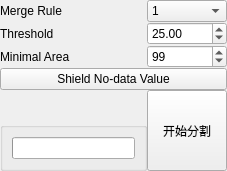
<?xml version="1.0" encoding="UTF-8"?>
<ui version="4.0">
 <class>FormMST</class>
 <widget class="QWidget" name="FormMST">
  <property name="geometry">
   <rect>
    <x>0</x>
    <y>0</y>
    <width>227</width>
    <height>171</height>
   </rect>
  </property>
  <property name="windowTitle">
   <string>Form</string>
  </property>
  <layout class="QGridLayout" name="gridLayout">
   <property name="leftMargin">
    <number>0</number>
   </property>
   <property name="topMargin">
    <number>0</number>
   </property>
   <property name="rightMargin">
    <number>0</number>
   </property>
   <property name="bottomMargin">
    <number>0</number>
   </property>
   <property name="spacing">
    <number>0</number>
   </property>
   <item row="6" column="0">
    <widget class="QGroupBox" name="groupBox">
     <layout class="QVBoxLayout" name="verticalLayout">
      <item>
       <widget class="QProgressBar" name="progressBar"/>
      </item>
     </layout>
    </widget>
   </item>
   <item row="2" column="0">
    <widget class="QLabel" name="label_3">
     <property name="text">
      <string>Minimal Area</string>
     </property>
    </widget>
   </item>
   <item row="2" column="1">
    <widget class="QSpinBox" name="spinBoxMinArea">
     <property name="maximum">
      <number>1000</number>
     </property>
     <property name="value">
      <number>99</number>
     </property>
    </widget>
   </item>
   <item row="0" column="0">
    <widget class="QLabel" name="label">
     <property name="text">
      <string>Merge Rule</string>
     </property>
    </widget>
   </item>
   <item row="1" column="0">
    <widget class="QLabel" name="label_2">
     <property name="text">
      <string>Threshold</string>
     </property>
    </widget>
   </item>
   <item row="1" column="1">
    <widget class="QDoubleSpinBox" name="doubleSpinBoxThreshold">
     <property name="minimum">
      <double>1.000000000000000</double>
     </property>
     <property name="maximum">
      <double>1000.000000000000000</double>
     </property>
     <property name="value">
      <double>25.000000000000000</double>
     </property>
    </widget>
   </item>
   <item row="0" column="1">
    <widget class="QComboBox" name="comboBoxMergeRule">
     <item>
      <property name="text">
       <string>1</string>
      </property>
     </item>
     <item>
      <property name="text">
       <string>2</string>
      </property>
     </item>
    </widget>
   </item>
   <item row="5" column="1" rowspan="2">
    <widget class="QPushButton" name="pushButtonStart">
     <property name="sizePolicy">
      <sizepolicy hsizetype="Minimum" vsizetype="Preferred">
       <horstretch>0</horstretch>
       <verstretch>0</verstretch>
      </sizepolicy>
     </property>
     <property name="text">
      <string>开始分割</string>
     </property>
    </widget>
   </item>
   <item row="3" column="0" colspan="2">
    <widget class="QPushButton" name="pushButtonShield">
     <property name="text">
      <string>Shield No-data Value</string>
     </property>
     <property name="checkable">
      <bool>true</bool>
     </property>
    </widget>
   </item>
  </layout>
 </widget>
 <resources/>
 <connections/>
</ui>
